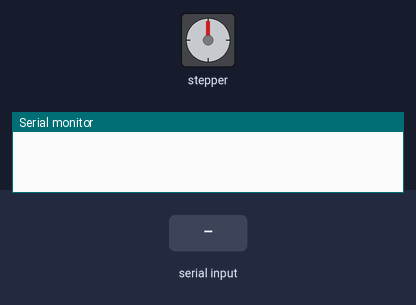
A sketch run on a simulated Arduino Uno, built with avr-gcc and run on an emulated ATmega328P. On the bench: stepper motor, the last lines printed to the serial monitor. Wiring (inferred from the names in the program): stepper motor driver (200 steps per turn assumed): step pin 5; direction pin 4. The inputs (shaded band) are chosen by the test bench.

Above: at 1.2 s.
1.3 s: "90,45\n" received over Serial
At 2.6 s:
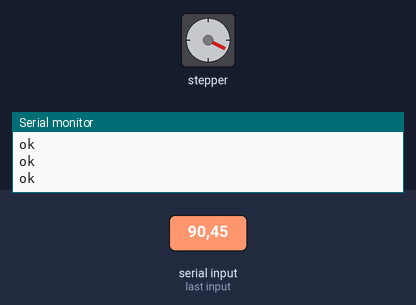
2.9 s: "30,150\n" received over Serial
At 4.2 s:
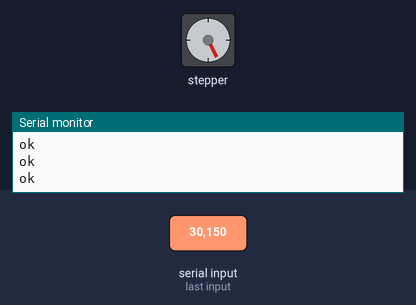
4.5 s: "90,45\n" received over Serial
At 5.2 s:
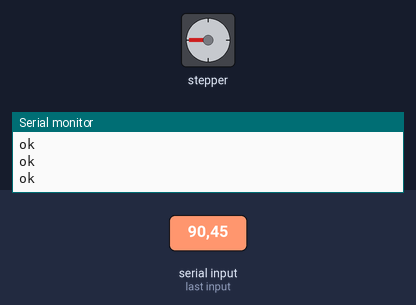
6.1 s: "30,150\n" received over Serial
At 6.9 s:
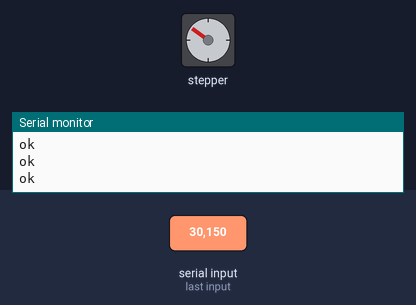
7.7 s: "5\n" received over Serial
At 8.7 s:
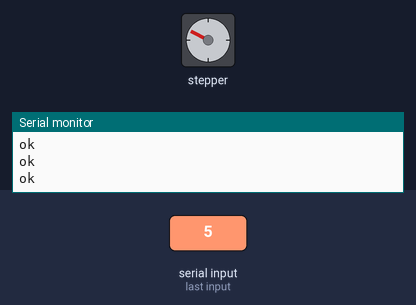
9.2 s: "90\n" received over Serial
At 10.7 s:
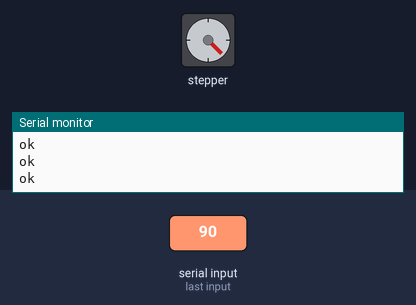
Timing chart, 0 to 11.7 s (numbered marks = the images above; inputs shaded):
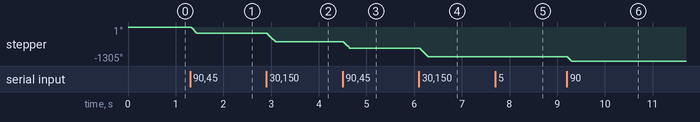

The sketch:

BaseTest.ino
```cpp
/*
 Circuit:

 */

// pins for the LEDs:
const int dirPin = 4;
const int stepPin = 5;
int val=0;

void setup() {
  // initialize serial:
  Serial.begin(9600);
  // make the pins outputs:
  pinMode(dirPin, OUTPUT);
  pinMode(stepPin, OUTPUT);

}

void loop() {
  // if there's any serial available, read it:
  while (Serial.available() > 0) {

    // look for the next valid integer in the incoming serial stream:
    int stepSize = Serial.parseInt();

    if (stepSize<0){
      if (val == HIGH) {
         val=LOW;
      } else {
         val=HIGH;
      }
      digitalWrite(dirPin, val);
      stepSize=stepSize-(2*stepSize); //because somehow 2 x a neg number isnt positive...
    }
      Serial.println("ok");
      for(int x=0;x<stepSize;x++){
          digitalWrite(stepPin,HIGH);
          delay(1);
          digitalWrite(stepPin,LOW);
      }
  }
  }
```

Measured:
- after the input at 1.3 s, stepper: turns 243° counter-clockwise in 0.14 s, starting at once
- after the input at 2.9 s, stepper: turns 324° counter-clockwise in 0.18 s, starting at once
- after the input at 4.5 s, stepper: turns 243° counter-clockwise in 0.14 s, starting at once
- after the input at 6.1 s, stepper: turns 324° counter-clockwise in 0.18 s, starting at once
- after the input at 9.2 s, stepper: turns 162° counter-clockwise, starting at once
